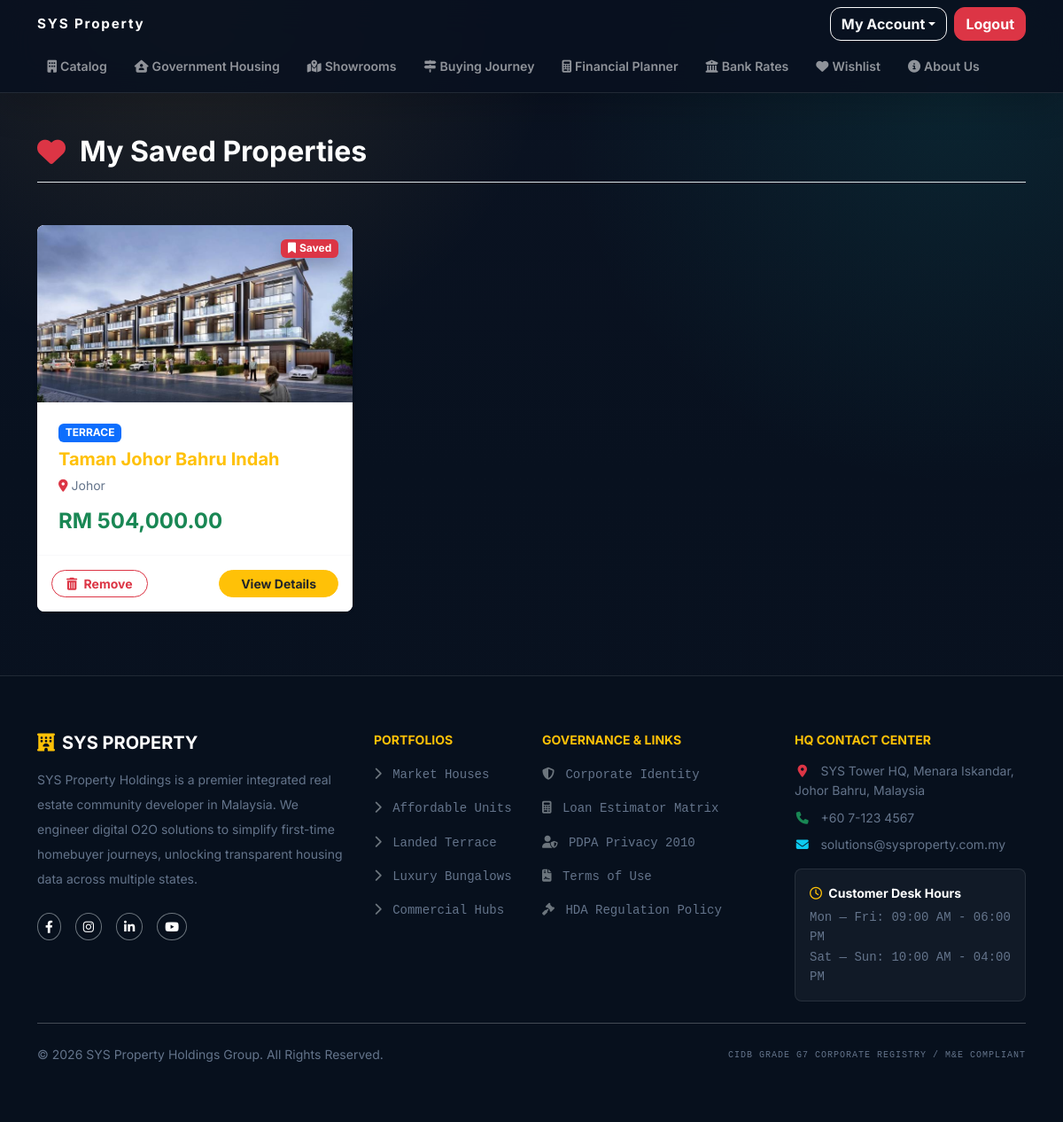
Before: /customer/wishlist.php (signed in) with the older database file.
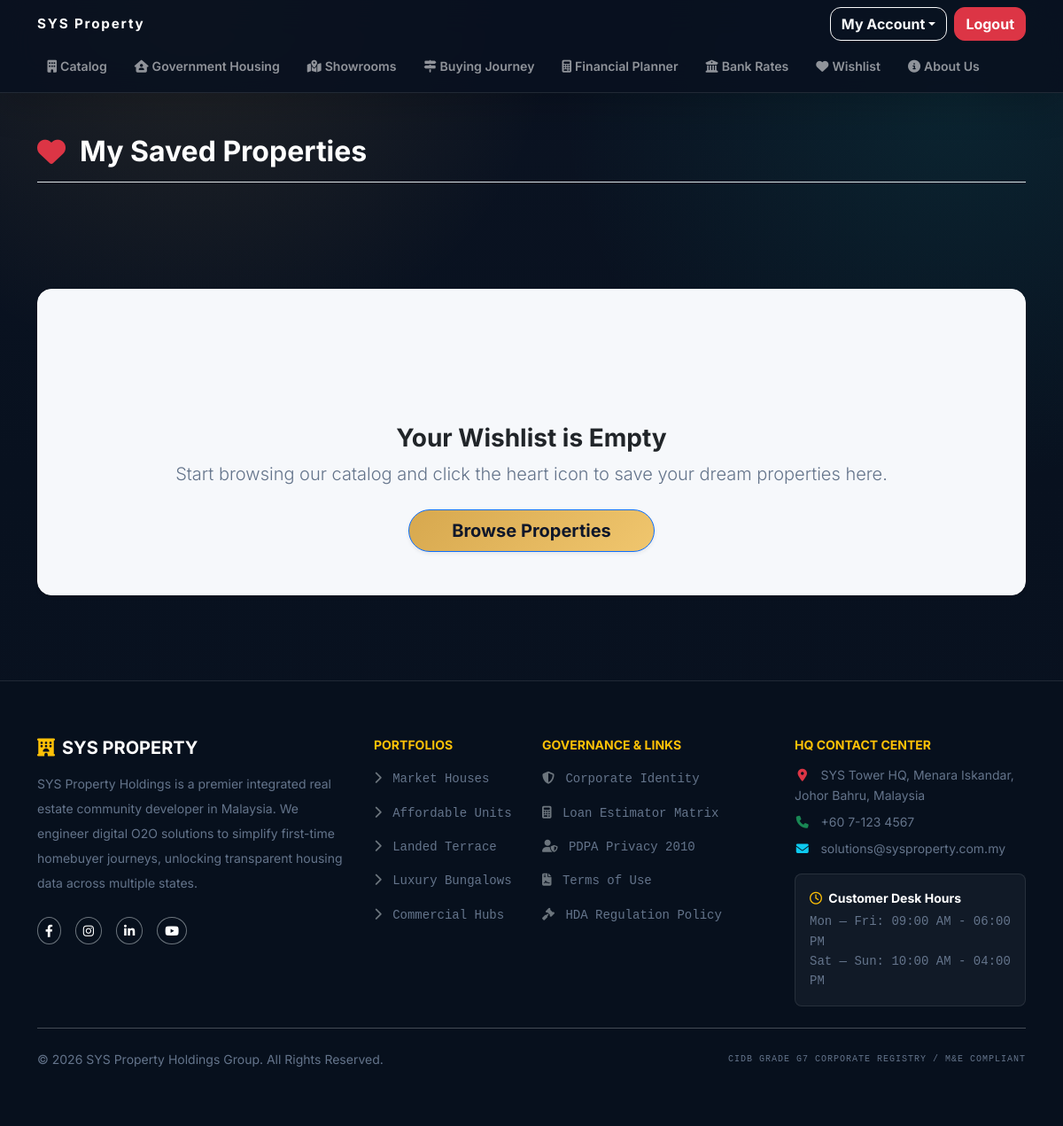
After: the same page with the newer database file.
### tables this page shows
CREATE TABLE `wishlists` (
  `wishlist_id` int(11) NOT NULL,
  `customer_id` int(11) NOT NULL,
  `property_id` int(11) NOT NULL,
  `created_at` datetime DEFAULT current_timestamp()
);

CREATE TABLE `properties` (
  `property_id` int(11) NOT NULL,
  `property_code` varchar(20) NOT NULL,
  `project_name` varchar(255) NOT NULL,
  `state` varchar(100) NOT NULL,
  `property_type` enum('AFFORDABLE','TERRACE','BUNGALOW','COMMERCIAL','APARTMENT') NOT NULL,
  `price` decimal(12,2) NOT NULL,
  `total_units` int(11) NOT NULL,
  `built_up_sqft` int(11) NOT NULL,
  `income_limit_rm` decimal(10,2) DEFAULT NULL,
  `status` enum('ACTIVE','SOLD_OUT','ARCHIVED') NOT NULL DEFAULT 'ACTIVE',
  `image_filename` varchar(255) NOT NULL,
  `image_search_keyword` varchar(255) NOT NULL,
  `is_affordable` tinyint(1) NOT NULL DEFAULT 0
);

### includes/property_images.php (called while the page is built, shortened)
<?php
function property_catalog_image_path(array $property, string $url_prefix = '', string $filesystem_prefix = ''): string
{
    $base_url = $url_prefix . 'SYS Property Catalog/';
    $base_path = $filesystem_prefix . 'SYS Property Catalog/';
    $placeholder = $base_url . 'placeholder.jpg';
    $custom_image = trim((string)($property['image_filename'] ?? ''));
    if ($custom_image !== '') {
        $custom_image = ltrim(str_replace('\\', '/', $custom_image), '/');
    }
    $db_type = strtolower(trim((string)($property['property_type'] ?? '')));
    $raw_state = trim((string)($property['state'] ?? ''));
    $state_name = ucwords(strtolower($raw_state));
    $folder = 'Apartment/';
    if ($db_type === 'commercial') {
        $folder = 'Commercial/';
    } elseif ($db_type === 'terrace') {
        $folder = 'Terrace/';
    } elseif ($db_type === 'bungalow') {
        $folder = 'Bungalow/';
    }
    $file_name = ucfirst($db_type) . ' - ' . $state_name;
    foreach (['jpg', 'jpeg', 'png', 'webp'] as $ext) {
        $relative_path = $folder . $file_name . '.' . $ext;
        if (file_exists($base_path . $relative_path)) {
            return $base_url . $relative_path;
        }
    }
    return $placeholder;
}

### customer/wishlist.php (the view, shortened to what the changed rows need)
<?php
require_once '../includes/db_connect.php';
require_once '../includes/property_images.php';
$account_id = $_SESSION['account_id'];
$conn->query("CREATE TABLE IF NOT EXISTS wishlists (
    wishlist_id INT AUTO_INCREMENT PRIMARY KEY,
    customer_id INT NOT NULL,
    property_id INT NOT NULL,
    created_at DATETIME DEFAULT CURRENT_TIMESTAMP,
    FOREIGN KEY(customer_id) REFERENCES customers(customer_id) ON DELETE CASCADE,
    FOREIGN KEY(property_id) REFERENCES properties(property_id) ON DELETE CASCADE
)");
$stmt = $conn->prepare("SELECT w.wishlist_id, p.* FROM wishlists w JOIN properties p ON w.property_id = p.property_id WHERE w.customer_id = ? ORDER BY w.created_at DESC");
$stmt->bind_param("i", $account_id);
$stmt->execute();
$result = $stmt->get_result();
include_once '../includes/header.php';
?>
<div class="container my-5">
    <div class="d-flex align-items-center mb-5 border-bottom pb-3">
        <h2 class="fw-bold mb-0 text-white">My Saved Properties</h2>
    </div>
    <div class="row" id="wishlistGrid">
        <?php if ($result && $result->num_rows > 0): ?>
            <?php while ($row = $result->fetch_assoc()):
                $finalImg = property_catalog_image_path($row, $root_prefix ?? '', '../');
            ?>
                <div class="col-lg-4 col-md-6 mb-4 wishlist-card-wrap">
                    <div class="card h-100 border-0 shadow-sm rounded-3 overflow-hidden">
                        <div class="position-relative bg-light" style="height: 200px;">
                            <img src="<?php echo htmlspecialchars($finalImg); ?>" class="w-100 h-100" style="object-fit: cover; object-position: center;">
                            <span class="badge bg-danger position-absolute top-0 end-0 m-3 shadow z-3"><i class="fas fa-bookmark me-1"></i>Saved</span>
                        </div>
                        <div class="card-body p-4 d-flex flex-column">
                            <span class="badge bg-primary mb-2 align-self-start"><?php echo htmlspecialchars($row['property_type']); ?></span>
                        <h5 class="fw-bold fs-5 text-warning" title="<?php echo htmlspecialchars($row['project_name']); ?>"><?php echo htmlspecialchars($row['project_name']); ?></h5>
                            <p class="text-muted small mb-3"><i class="fas fa-map-marker-alt me-1 text-danger"></i><?php echo htmlspecialchars($row['state']); ?></p>
                            <h4 class="text-success fw-bold mt-auto mb-0">RM <?php echo number_format($row['price'], 2); ?></h4>
                        </div>
                        <div class="card-footer bg-white border-top border-light p-3 d-flex justify-content-between align-items-center">
                            <form method="POST" class="m-0 wishlist-remove-form">
                                <button type="submit" class="btn btn-sm btn-outline-danger fw-bold rounded-pill px-3"><i class="fas fa-trash-alt me-1"></i> Remove</button>
                            </form>
                            <a href="property_detail.php?id=<?php echo $row['property_id']; ?>" class="btn btn-sm btn-warning text-dark fw-bold rounded-pill px-4">View Details</a>
                        </div>
                    </div>
                </div>
            <?php endwhile; ?>
        <?php else: ?>
            <div class="col-12 text-center py-5 mt-4" id="emptyWishlistState">
                <div class="p-5 bg-light rounded-4 shadow-sm border border-light d-inline-block w-100">
                    <i class="far fa-folder-open display-1 text-muted mb-4 opacity-50"></i>
                    <h3 class="text-dark fw-bold">Your Wishlist is Empty</h3>
                    <p class="text-muted lead mb-4">Start browsing our catalog and click the heart icon to save your dream properties here.</p>
                    <a href="properties.php" class="btn btn-primary btn-lg rounded-pill shadow-sm px-5 fw-bold">Browse Properties</a>
                </div>
            </div>
        <?php endif; ?>
    </div>
</div>
<?php include_once '../includes/footer.php'; ?>

Changed rows visible on the page:
removed wishlists: property.state (picture), property.property_type "TERRACE", property.project_name "Taman Johor Bahru Indah", property.state "Johor", property.price "504,000.00"
Other visible differences:
text now shown: "Your Wishlist is Empty Start browsing our catalog and click the heart icon to save your dream properties here. Browse Properties"
